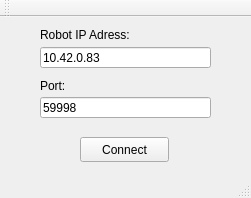
<?xml version="1.0" encoding="UTF-8"?>
<ui version="4.0">
 <class>ConnectToRobot</class>
 <widget class="QMainWindow" name="ConnectToRobot">
  <property name="geometry">
   <rect>
    <x>0</x>
    <y>0</y>
    <width>251</width>
    <height>198</height>
   </rect>
  </property>
  <property name="windowTitle">
   <string>Login</string>
  </property>
  <widget class="QWidget" name="centralWidget">
   <widget class="QLineEdit" name="ipRobot">
    <property name="geometry">
     <rect>
      <x>40</x>
      <y>30</y>
      <width>171</width>
      <height>21</height>
     </rect>
    </property>
    <property name="text">
     <string>10.42.0.83</string>
    </property>
   </widget>
   <widget class="QLabel" name="label">
    <property name="geometry">
     <rect>
      <x>40</x>
      <y>10</y>
      <width>121</width>
      <height>16</height>
     </rect>
    </property>
    <property name="text">
     <string>Robot IP Adress:</string>
    </property>
   </widget>
   <widget class="QLineEdit" name="portRobot">
    <property name="geometry">
     <rect>
      <x>40</x>
      <y>80</y>
      <width>171</width>
      <height>21</height>
     </rect>
    </property>
    <property name="text">
     <string>59998</string>
    </property>
   </widget>
   <widget class="QLabel" name="label_2">
    <property name="geometry">
     <rect>
      <x>40</x>
      <y>60</y>
      <width>67</width>
      <height>17</height>
     </rect>
    </property>
    <property name="text">
     <string>Port:</string>
    </property>
   </widget>
   <widget class="QPushButton" name="connectButton">
    <property name="geometry">
     <rect>
      <x>80</x>
      <y>120</y>
      <width>89</width>
      <height>25</height>
     </rect>
    </property>
    <property name="text">
     <string>Connect</string>
    </property>
   </widget>
   <widget class="QLabel" name="resultLabel">
    <property name="geometry">
     <rect>
      <x>40</x>
      <y>150</y>
      <width>171</width>
      <height>31</height>
     </rect>
    </property>
    <property name="text">
     <string/>
    </property>
   </widget>
  </widget>
  <widget class="QToolBar" name="mainToolBar">
   <attribute name="toolBarArea">
    <enum>TopToolBarArea</enum>
   </attribute>
   <attribute name="toolBarBreak">
    <bool>false</bool>
   </attribute>
  </widget>
  <widget class="QStatusBar" name="statusBar"/>
 </widget>
 <layoutdefault spacing="6" margin="11"/>
 <resources/>
 <connections/>
</ui>
